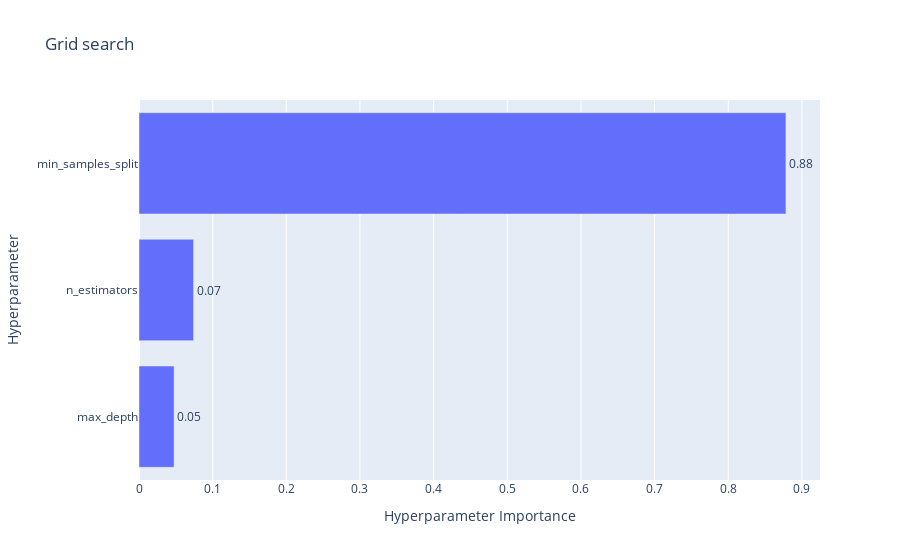
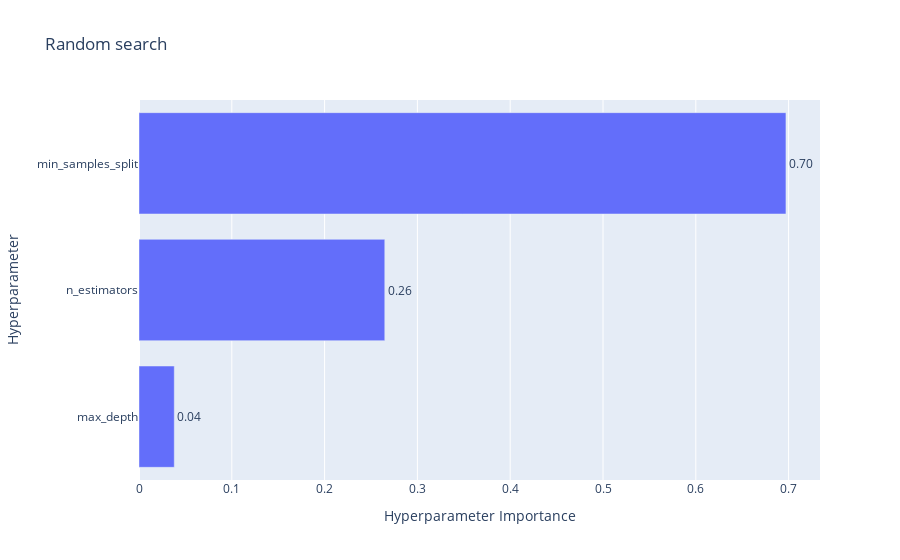
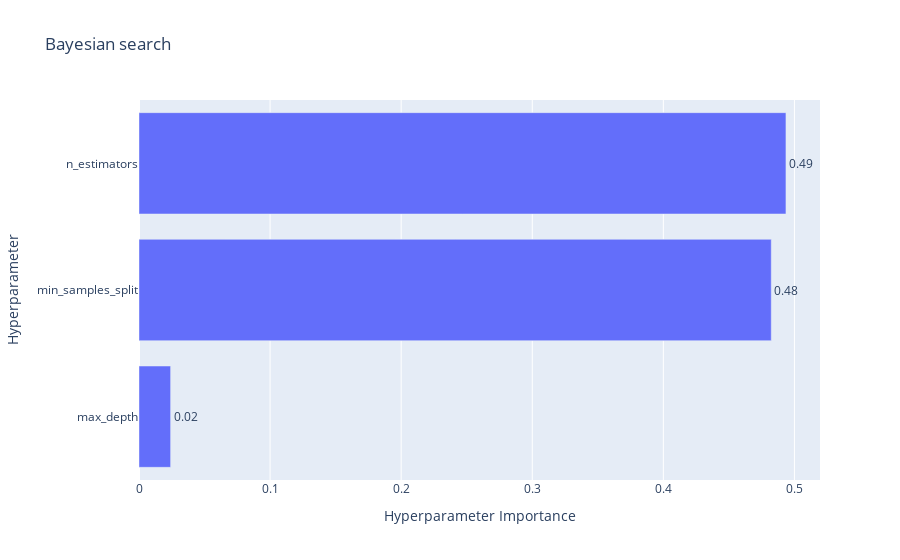

The notebook cell these images were saved under, in order:
### Code cell
def plot_params(studies):
    for name, study in studies.items():
        if name == "Baseline":
            print(f"Baseline Model Accuracy: {study:.4f}")
        else:
            fig = vis.plot_param_importances(study)  # Get the Plotly figure
            fig.update_layout(title_text=f"{name}")
            fig.show()  # Display the figure

plot_params(studies)

### Figure 1 — Plotly figure (JSON) as saved in the notebook; plotly's stock layout.template omitted (floating-point values rounded to 4 significant figures)
{"data": [{"cliponaxis": false, "hovertemplate": ["max_depth (CategoricalDistribution): 0.04763528225011211<extra></extra>", "n_estimators (CategoricalDistribution): 0.07407155681453453<extra></extra>", "min_samples_split (CategoricalDistribution): 0.8782931609353534<extra></extra>"], "name": "Objective Value", "orientation": "h", "text": ["0.05", "0.07", "0.88"], "textposition": "outside", "type": "bar", "x": [0.04764, 0.07407, 0.8783], "y": ["max_depth", "n_estimators", "min_samples_split"]}], "layout": {"title": {"text": "Grid search"}, "xaxis": {"title": {"text": "Hyperparameter Importance"}}, "yaxis": {"title": {"text": "Hyperparameter"}}}}

### Figure 2 — Plotly figure (JSON) as saved in the notebook; plotly's stock layout.template omitted (floating-point values rounded to 4 significant figures)
{"data": [{"cliponaxis": false, "hovertemplate": ["max_depth (CategoricalDistribution): 0.038003418703795144<extra></extra>", "n_estimators (IntDistribution): 0.2648525705757697<extra></extra>", "min_samples_split (IntDistribution): 0.6971440107204352<extra></extra>"], "name": "Objective Value", "orientation": "h", "text": ["0.04", "0.26", "0.70"], "textposition": "outside", "type": "bar", "x": [0.038, 0.2649, 0.6971], "y": ["max_depth", "n_estimators", "min_samples_split"]}], "layout": {"title": {"text": "Random search"}, "xaxis": {"title": {"text": "Hyperparameter Importance"}}, "yaxis": {"title": {"text": "Hyperparameter"}}}}

### Figure 3 — Plotly figure (JSON) as saved in the notebook; plotly's stock layout.template omitted (floating-point values rounded to 4 significant figures)
{"data": [{"cliponaxis": false, "hovertemplate": ["max_depth (CategoricalDistribution): 0.02412463806835216<extra></extra>", "min_samples_split (IntDistribution): 0.4823294272226256<extra></extra>", "n_estimators (IntDistribution): 0.49354593470902225<extra></extra>"], "name": "Objective Value", "orientation": "h", "text": ["0.02", "0.48", "0.49"], "textposition": "outside", "type": "bar", "x": [0.02412, 0.4823, 0.4935], "y": ["max_depth", "min_samples_split", "n_estimators"]}], "layout": {"title": {"text": "Bayesian search"}, "xaxis": {"title": {"text": "Hyperparameter Importance"}}, "yaxis": {"title": {"text": "Hyperparameter"}}}}
